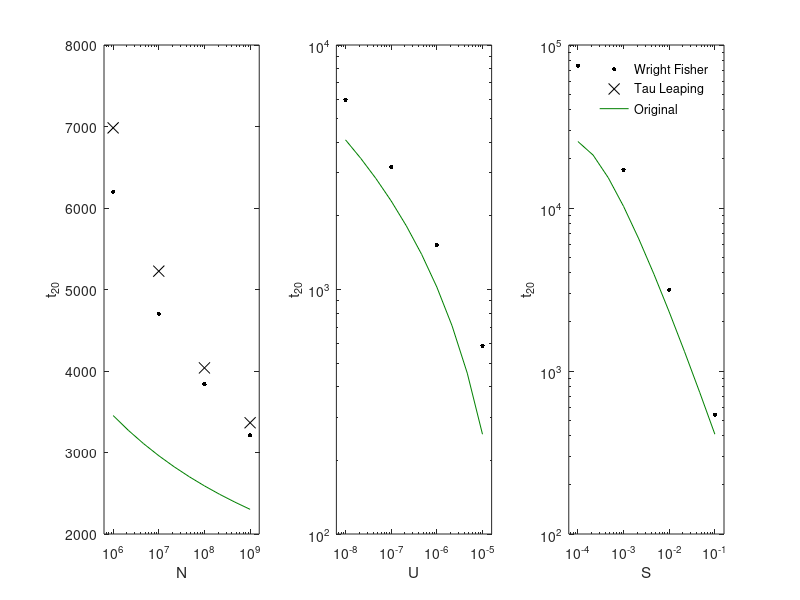

This chart was generated by the following MATLAB code:
function [] = NewMethod()
    simCol = [0.0 0.0 0.0]
    oriCol = [0.0 0.5 0.0]
    tranCol = [1.0 0.0 0.0]
    negCol = [0.0 0.75 0.75]
    tran2Col = [1.0 0.0 0.0]
    
    minN = 1e6;
    maxN = 1e9;
    minU = 1e-8;
    maxU = 1e-5;
    minS = 1e-4;
    maxS = 1e-1;
    
    padding = 0.2;
    figure();
    dat_01 = load('WrightFisherSweepUNS_DPC_4_SDP_25_PARAM_K_21_N_1.0e9.0_d_100_u_1e-07_s_0.1_N_N.mat');
    %Sweep N
    subplot(1,3,1)
    semilogx(dat_01.NX, dat_01.Nt_20, 'k.','MarkerSize', 10);
    hold all
    semilogx(dat_01.NX, dat_01.Nt_20_TL, 'kx','MarkerSize', 8);
    semilogx(dat_01.NX_orig, dat_01.Nt_20_orig, 'Color', oriCol);
    xlabel('N')
    ylabel('t_{20}')
    xlim([10.0 ^ (log10(minN) - padding), 10.0^(log10(maxN) + padding)]);
    ylim([2000, 8000]);
    
    %Sweep U
    subplot(1,3,2)
    loglog(dat_01.UX, dat_01.Ut_20, 'k.','MarkerSize', 10);
    hold all
    loglog(dat_01.UX_orig, dat_01.Ut_20_orig, 'Color', oriCol);
    xlabel('U')
    ylabel('t_{20}')
    xlim([10.0 ^ (log10(minU) - padding), 10.0^(log10(maxU) + padding)]);

    %Sweep S
    subplot(1,3,3)
    loglog(dat_01.SX, dat_01.St_20, 'k.','MarkerSize', 10);
    hold all
    loglog(dat_01.SX, dat_01.St_20_TL, 'kx','MarkerSize', 8);
    xlim([10.0 ^ (log10(minS) - padding), 10.0^(log10(maxS) + padding)]);
    
    loglog(dat_01.SX_orig, dat_01.St_20_orig, 'Color', oriCol);
    xlabel('S');
    ylabel('t_{20}');
    legend('Wright Fisher','Tau Leaping', 'Original');
    legend('boxoff');

end
